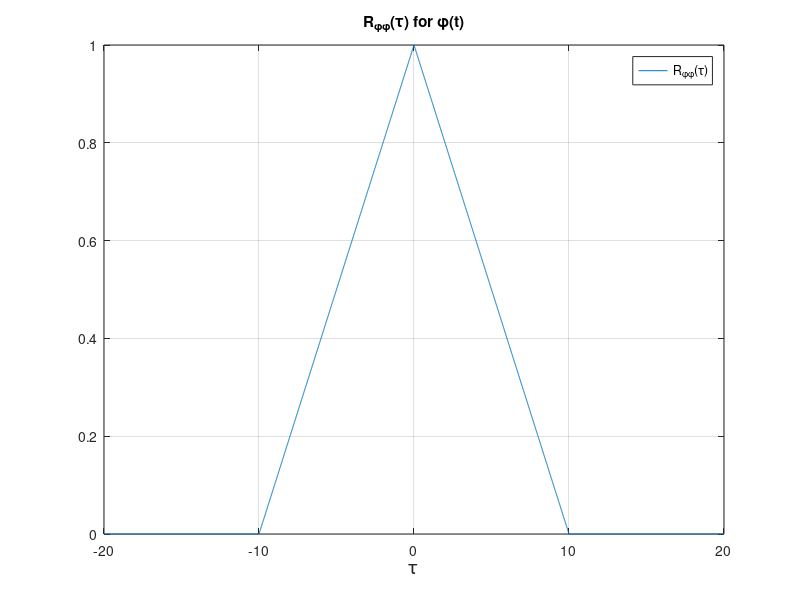
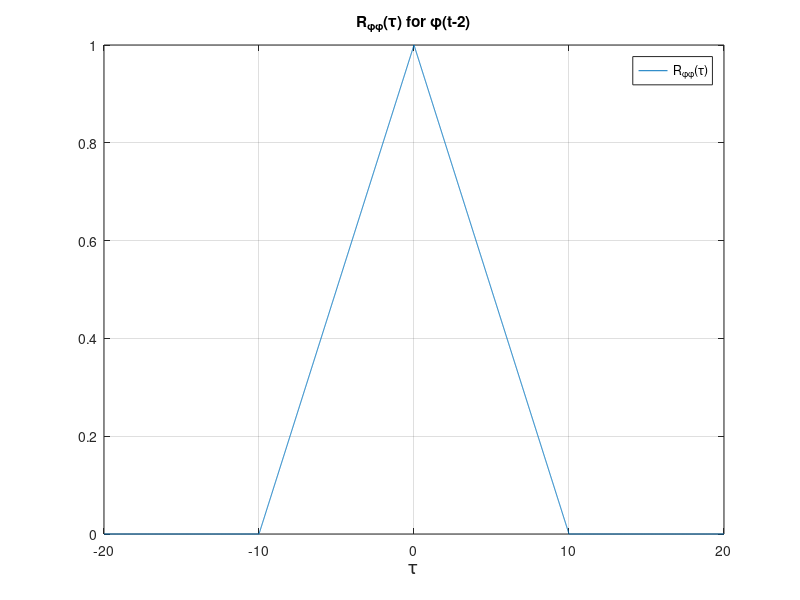
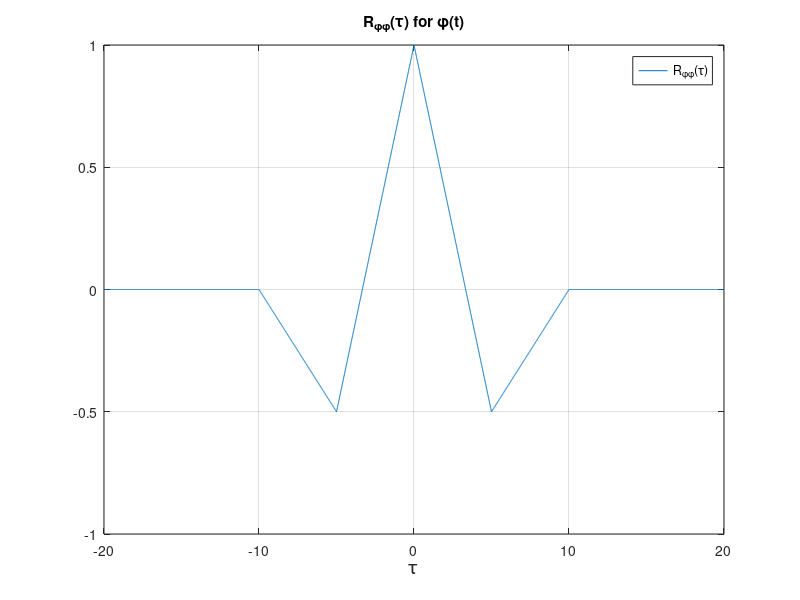

Source code (MATLAB) for these figures, in order: (Note: this script raises an error after producing the figures.)
% ----THL 1 Exercise 1----- %
% Nikolaos Malamas (2020030180)

clear all;
close all;
fgr=1;

% Θ.1
T = 10;
step=0.01;
tau = -2*T:step:2*T;
R=((tau)./T +1).*(-T < tau & tau <= 0) + ((-tau)./T +1).*(0 < tau & tau <= T);

figure(fgr);
plot(tau,R);
title('\bf{R_{\phi\phi}(\tau)} for \phi(t)');
legend('R_{\phi\phi}(\tau)');
xlabel ('\tau','FontSize',14);
axis on;
grid on;
fgr=fgr+1;

% Θ.2
R=((tau)./T +1).*(-T < tau & tau <= 0) + ((-tau)./T +1).*(0 < tau & tau <= T);
figure(fgr);
plot(tau,R);
title('\bf{R_{\phi\phi}(\tau)} for \phi(t-2)');
legend('R_{\phi\phi}(\tau)');
xlabel ('\tau','FontSize',14);
axis on;
grid on;
fgr=fgr+1;

% Θ.3
R = ((-tau)./T -1).*(-T < tau & tau <= -T/2) + ((3*tau./T)+1).*(-T/2 < tau & tau <= 0) ...
  + ((-3*tau./T)+1).*(0 < tau & tau <= T/2)  + ((tau)./T -1).*(T/2 < tau & tau <= T);
figure(fgr);
plot(tau,R);
title('\bf{R_{\phi\phi}(\tau)} for \phi(t)');
legend('R_{\phi\phi}(\tau)');
xlabel ('\tau','FontSize',14);
axis on;
grid on;
fgr=fgr+1;

% A.1
T=10^(-2);
over=10;
Ts=T/over;
A=4;

% i)

% Generate the pulse for a=0
a=0;
T=10^(-2);

[phi_a0, t] = srrc_pulse(T, over, A, a);

% Generate the pulse for a=0.5
a=0.5;
T=10^(-2);

[phi_a05, t] = srrc_pulse(T, over, A, a);

% Generate the pulse for a=1
a=1;
T=10^(-2);

[phi_a1, t] = srrc_pulse(T, over, A, a);

% Common plot for the phi's
figure(fgr);
plot(t, phi_a0);
hold on;
plot(t, phi_a05);
hold on;
plot(t, phi_a1);
hold on;

legend('\phi(t) for \alpha=0', '\phi(t) for \alpha=0.5', '\phi(t) for \alpha=1');
axis tight;
xlabel('t(sec)','FontSize', 12);
grid on;
axis on;
fgr=fgr+1;

% A.2
Fs=1/Ts;
Nf=1024;
F_axis=-Fs/2:Fs/Nf:Fs/2-1/Nf;

% FFT of phi for a=0
fft_phi_a0 = fftshift(Ts.*fft(phi_a0, Nf));%evala Ts*
esd_phi_a0 = abs(fft_phi_a0).^2;

% FFT of phi for a=0.5
fft_phi_a05 = fftshift(Ts.*fft(phi_a05, Nf));%evala Ts*
esd_phi_a05 = abs(fft_phi_a05).^2;

% FFT of phi for a=1
fft_phi_a1 = fftshift(Ts.*fft(phi_a1, Nf));%evala Ts*
esd_phi_a1 = abs(fft_phi_a1).^2;

% (a)
figure(fgr);
plot(F_axis, esd_phi_a0);
hold on;
plot(F_axis, esd_phi_a05);
hold on;
plot(F_axis, esd_phi_a1);
hold on;

legend('|\Phi(F)|^2 for \alpha=0', '|\Phi(F)|^2 for \alpha=0.5', '|\Phi(F)|^2 for \alpha=1');
axis tight;
xlabel('F(Hz)');
grid on;
axis on;
fgr=fgr+1;

% (b)
figure(fgr);
semilogy(F_axis, 1/norm(esd_phi_a0) .* esd_phi_a0);
hold on;
semilogy(F_axis, 1/norm(esd_phi_a05) .* esd_phi_a05);
hold on;
semilogy(F_axis, 1/norm(esd_phi_a1) .* esd_phi_a1);
hold on;

legend('|\Phi(F)|^2 for \alpha=0', '|\Phi(F)|^2 for \alpha=0.5', '|\Phi(F)|^2 for \alpha=1');
axis tight;
xlabel('F(Hz)');
grid on;
axis on;
fgr=fgr+1;

% A.3
c = T/10^3 .* ones(length(F_axis));

figure(fgr);
semilogy(F_axis, 1/norm(esd_phi_a0) .* esd_phi_a0);
hold on;
semilogy(F_axis, 1/norm(esd_phi_a05) .* esd_phi_a05);
hold on;
semilogy(F_axis, 1/norm(esd_phi_a1) .* esd_phi_a1);
hold on;
semilogy(F_axis, c, 'LineWidth', 2);
hold on;

legend('|\Phi(F)|^2 for \alpha=0', '|\Phi(F)|^2 for \alpha=0.5', '|\Phi(F)|^2 for \alpha=1');
axis tight;
axis([-500 500 10^-7 10^3]);
xlabel('F(Hz)');
grid on;
axis on;
fgr=fgr+1;

%-----------------------------------------%

c = T/10^5 .* ones(length(F_axis));

figure(fgr);
semilogy(F_axis, 1/norm(esd_phi_a0) .* esd_phi_a0);
hold on;
semilogy(F_axis, 1/norm(esd_phi_a05) .* esd_phi_a05);
hold on;
semilogy(F_axis, 1/norm(esd_phi_a1) .* esd_phi_a1);
hold on;
semilogy(F_axis, c, 'LineWidth', 2);
hold on;

legend('|\Phi(F)|^2 for \alpha=0', '|\Phi(F)|^2 for \alpha=0.5', '|\Phi(F)|^2 for \alpha=1');
axis tight;
axis([-500 500 10^-9 10^3]);
xlabel('F(Hz)');
grid on;
axis on;
fgr=fgr+1;

% B.1
%%
T = 10^(-2);
A = 4;

for a=0:0.5:1
    [phi, t] = srrc_pulse(T, over, A, a);

    for k=0:1:2*A

        figure(fgr);
        
        subplot(2,1,1);
        plot(t+k*T, phi);
        hold on;
        plot(t, phi);
        title(['\alpha= ',num2str(a), ' and k=',num2str(k)]);
        legend('\phi(t)',' \phi(t-kT)');
        xlabel('t(sec)','FontSize', 12);
        grid on;
        axis on;
        axis tight;
        
        subplot(2,1,2);
        phi_cut = [zeros(1, k*over) phi(1: end- k*over)];
        product = phi .* phi_cut;
        plot(t, product);
        legend('\phi(t)\times\phi(t-kT)');
        xlabel('t(sec)','FontSize', 12);
        grid on;
        axis on;
        axis tight;
        
        fgr=fgr+1;

        integral_approx = sum(product.*Ts);
        fprintf('For k=%d, a=%.1f the inner product of phi and phi shifted by kT is ~%f \n',k,a,integral_approx);
        if(k == 2*A)
            fprintf('-----------------------------------------\n');
        end
    end
end
%%

% C
T = 10^(-2);
over = 10;
a = 0.5;
A = 4;

% C.1
N = 100;
b = (sign(randn(N, 1)) + 1)/2;

% C.2
% (a)
X_k = bits_to_2PAM(b);

% (b)
% Simulate the 2-PAM symbol sequence
X_delta = Ts * upsample(X_k, over);

% Plot the 2-PAM symbol sequence
step = 1/over;
t_axis = 0: Ts : N*T - Ts;

figure(fgr);
plot(t_axis,X_delta);
xlabel('t (sec)','FontSize', 12);
legend('X_{\delta}(t)');
title('2-PAM symbol sequence');
fgr=fgr+1;

% (c)
T = 10^(-2);
over = 10;
a = 0.5;
A = 4;

% Create the SRRC pulse and its time axis
[phi, t_phi] = srrc_pulse(T, over, A, a);

% Simulate the convolution between phi and X_delta
X = conv(X_delta,phi);

t_conv_start = t_phi(1) + t_axis(1);
t_conv_end = t_phi(end) + t_axis(end);
% Calculate the correct time axis for the cnovolution
t_X = [t_conv_start : Ts : t_conv_end];

figure(fgr);
plot(t_X,X);
axis tight;
grid on;
xlabel('t (sec)','FontSize', 12);
title('X(t)=$ X_{\delta} * \phi(t)$','Interpreter','latex');
fgr=fgr+1;

% (d)
phi_rev = fliplr(phi);

% Simulate the convolution between X and phi_reverersed
Z = conv(X,phi_rev);

% Since phi is an SRRC, its reversed will its non-zero values
% in the same time interval. 
t_phi_rev = t_phi;

t_conv_start = t_phi_rev(1) + t_X(1);
t_conv_end = t_phi_rev(end) + t_X(end);
t_Z = [t_conv_start : Ts : t_conv_end];

%%
figure(fgr);
plot(t_Z,Z);
axis tight;
grid on;
xlabel('t (sec)','FontSize', 12);
title('Z(t)=$ X(t) * \phi(-t)$','Interpreter','latex');
fgr=fgr+1;

for k=0:N-1
    fprintf('For k=%d, Z(kT)=%.2f and Xk=%d \n',k,Z((k+1)*over),X_k(k+1));
end

%%
figure(fgr);
plot(t_Z,Z);hold on;
title('Z(t) and the symbol sequence X');
stem([0 : N-1]*T, X_k, 'filled', 'LineStyle',':',...
     'marker','o','markersize',4,'MarkerFaceColor','red');
grid on;
xlabel('t (sec)','FontSize', 12);
axis tight;
